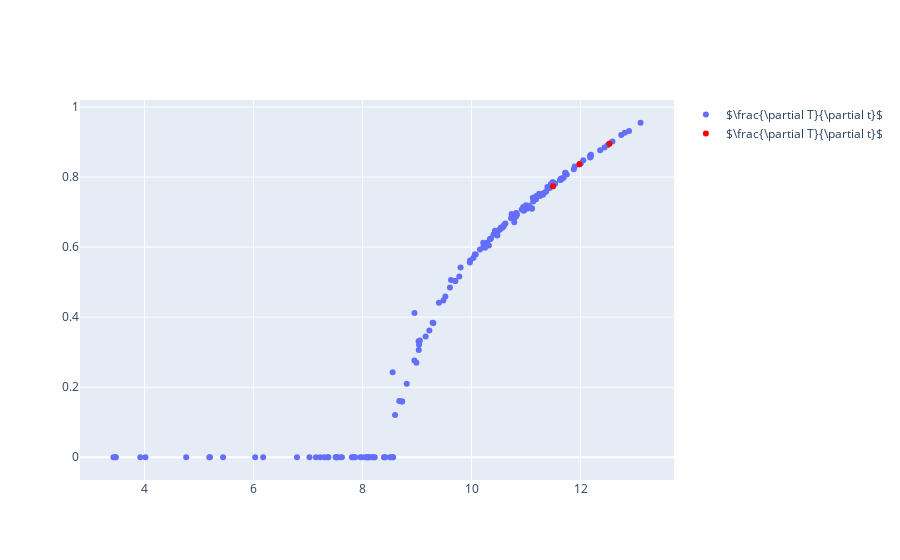

Here is the notebook cell this chart was saved with:
### Code cell
df['zeta'] = 0.75*df['eta']**.5 + 0.6*df['clicks']**.5
th['zeta'] = 0.75*th['eta']**.5 + 0.6*th['clicks']**.5
fig = go.Figure()


fig.add_trace(go.Scatter(x=df['zeta'], y=df['pof'],hovertext=df['UPS'] + "_" + df['eta'].map(str) + "_" + df['clicks'].map(str), 
                    mode='markers', 
                    name=r'$\frac{\partial T}{\partial t}$'))


fig.add_trace(go.Scatter(x=th['zeta'], y=th['pof'],hovertext=th['UPS'] + "_" + th['eta'].map(str) + "_" + th['clicks'].map(str) ,marker=dict(color='rgb(255,0,0)'), 
                    mode='markers', 
                    name=r'$\frac{\partial T}{\partial t}$'))

fig.show()

### Figure 1 — Plotly figure (JSON) as saved in the notebook; plotly's stock layout.template omitted (floating-point values rounded to 4 significant figures; data arrays with more than 128 entries replaced by an {"elided": "..."} marker saying what was removed)
{"data": [{"hovertext": {"elided": "172 str values"}, "mode": "markers", "name": "$\\frac{\\partial T}{\\partial t}$", "type": "scatter", "x": {"elided": "172 float values"}, "y": {"elided": "172 float values"}}, {"hovertext": ["EBS2C06_SLASH_BL1_77.06_67", "ESS328_SLASH_5E_73.17_86", "ESS329_SLASH_7E_74.38_102"], "marker": {"color": "rgb(255,0,0)"}, "mode": "markers", "name": "$\\frac{\\partial T}{\\partial t}$", "type": "scatter", "x": [11.49, 11.98, 12.53], "y": [0.774, 0.8364, 0.895]}], "layout": {}}
